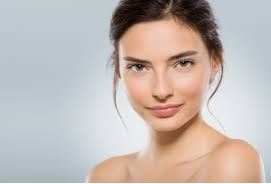
#> input picture zdjecie.jpg, 271 x 184 px, found by its file name
$ python FR.py
#> lines starting #> are read from the running program, lines starting #| are printed output that depends on the picture; after the words box and inside, x2 and y2 are one past the last pixel; in counts of white or black regions, pixels touching at a corner belong together
import cv2 as cv

img = cv.imread('E:\projekty\cascade\zdjecie.jpg', 1)
#> img is the input picture: shape (184, 271, 3); mean B, G, R 178.8, 184.1, 194.5
cv.imshow('Preson', img)
cv.waitKey(0)

gray = cv.cvtColor(img, cv.COLOR_BGR2GRAY)
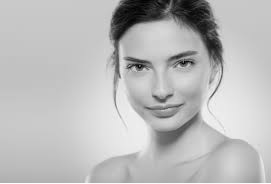
#> gray: shape (184, 271); min 3, max 255, mean 186.6
cv.imshow('greyp', gray)
haar_cascade = cv.CascadeClassifier('hear.xml')
faces_rect = haar_cascade.detectMultiScale(gray, scaleFactor=1.1, minNeighbors=6)
#> faces_rect = [[105, 22, 113, 113]]
print(f'Number of faces found = {len(faces_rect)}')
#| Number of faces found = 1
for(x,y,w,h) in faces_rect :
    cv.rectangle(img, (x,y), (x+w,y+h), (0,255,0), thickness=1)
#> this loop made 1 pass
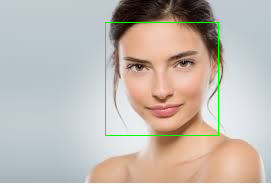
#> img: shape (184, 271, 3); 0.91% of pixels changed, all inside (x1, y1, x2, y2) = (105, 22, 219, 136)
cv.imshow('wykryte', img )

cv.waitKey(0)
